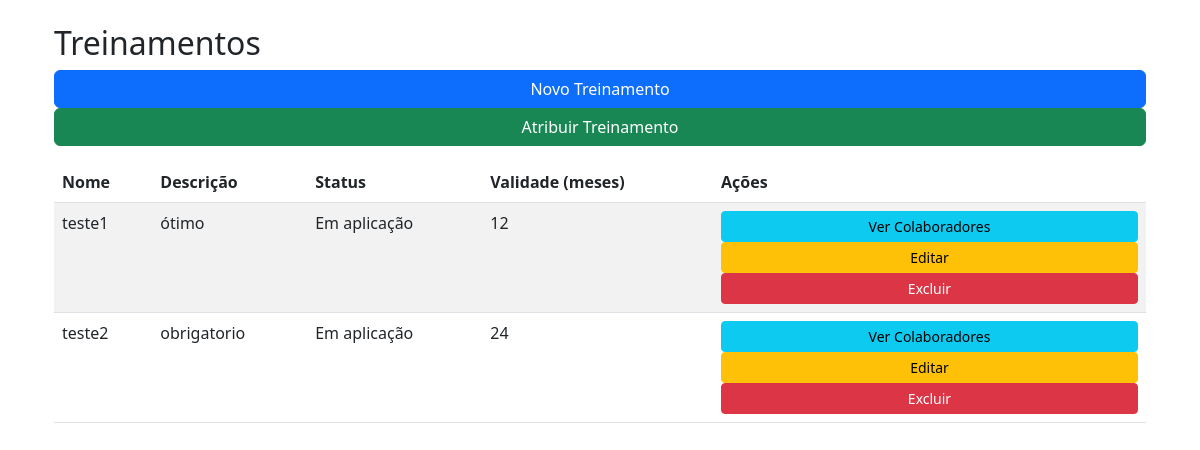
/treinamentos/, run on the app's committed database.
### treinamentos/models.py (models this page shows, shortened)
class Treinamento(models.Model):
    STATUS_CHOICES = [
        ('naorealizado', 'Não Realizado'),
        ('emandamento', 'Em aplicação'),
        ('concluido', 'Concluído')
    ]
    nome = models.CharField(max_length=200)
    descricao = models.CharField(max_length=200)
    status = models.CharField(max_length=20, choices=STATUS_CHOICES, default='naorealizado')
    prazo_validade = models.IntegerField(help_text='Validade do treinamento em meses')
    colaboradores = models.ManyToManyField('colaboradores.Colaborador', through='colaboradores.TreinamentoColaborador', related_name='treinamentos_associados')

### treinamentos/views.py (the view)
# urls.py: path('', views.listar_treinamentos, name='listar_treinamentos'),
def listar_treinamentos(request):
    treinamentos = Treinamento.objects.all()
    return render(request, 'treinamentos/listar_treinamentos.html', {'treinamentos': treinamentos})

### treinamentos/templates/treinamentos/listar_treinamentos.html (shortened to what this page needs)
{% extends 'base.html' %}
{% block content %}
<div class="container">
    <h2>Treinamentos</h2>
    <div class="mb-3">
        <a href="{% url 'cadastrar_treinamento' %}" class="btn btn-primary">Novo Treinamento</a>
        <a href="{% url 'atribuir_treinamento' %}" class="btn btn-success">Atribuir Treinamento</a>
    </div>
    {% if treinamentos %}
    <table class="table table-striped">
        <thead>
            <tr>
                <th>Nome</th>
                <th>Descrição</th>
                <th>Status</th>
                <th>Validade (meses)</th>
                <th>Ações</th>
            </tr>
        </thead>
        <tbody>
            {% for treinamento in treinamentos %}
            <tr>
                <td>{{ treinamento.nome }}</td>
                <td>{{ treinamento.descricao }}</td>
                <td>{{ treinamento.get_status_display }}</td>
                <td>{{ treinamento.prazo_validade }}</td>
                <td>
                    <a href="{% url 'listar_colaboradores_treinamento' treinamento.id %}" class="btn btn-sm btn-info">Ver Colaboradores</a>
                    <a href="{% url 'editar_treinamento' treinamento.id %}" class="btn btn-sm btn-warning">Editar</a>
                    <a href="{% url 'excluir_treinamento' treinamento.id %}" class="btn btn-sm btn-danger" onclick="return confirm('Tem certeza que deseja excluir este treinamento?')">Excluir</a>
                </td>
            </tr>
            {% endfor %}
        </tbody>
    </table>
    {% else %}
    <div class="alert alert-info">
        Nenhum treinamento cadastrado.
    </div>
    {% endif %}
</div>
{% endblock %}

### static/css/base.css (style rules this page uses)
.container { min-height: 100vh; }
.btn { width: 100%; }

### data on the page
Treinamento: nome "teste1", descricao "ótimo", status "Em aplicação", prazo_validade "12"
Treinamento: nome "teste2", descricao "obrigatorio", status "Em aplicação", prazo_validade "24"
